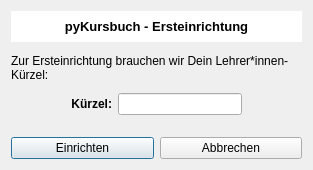
<?xml version="1.0" encoding="UTF-8"?>
<ui version="4.0">
 <class>Ersteinrichtung</class>
 <widget class="QWidget" name="Ersteinrichtung">
  <property name="windowModality">
   <enum>Qt::ApplicationModal</enum>
  </property>
  <property name="geometry">
   <rect>
    <x>0</x>
    <y>0</y>
    <width>313</width>
    <height>170</height>
   </rect>
  </property>
  <property name="windowTitle">
   <string>Ersteinrichtung</string>
  </property>
  <property name="windowIcon">
   <iconset>
    <normaloff>kursbuch.ico</normaloff>kursbuch.ico</iconset>
  </property>
  <layout class="QGridLayout" name="gridLayout_2">
   <item row="3" column="0">
    <layout class="QHBoxLayout" name="horizontalLayout">
     <property name="topMargin">
      <number>10</number>
     </property>
     <item>
      <widget class="QPushButton" name="pushButtonEinrichten">
       <property name="text">
        <string>Einrichten</string>
       </property>
       <property name="default">
        <bool>true</bool>
       </property>
      </widget>
     </item>
     <item>
      <widget class="QPushButton" name="pushButtonAbbrechen">
       <property name="text">
        <string>Abbrechen</string>
       </property>
      </widget>
     </item>
    </layout>
   </item>
   <item row="2" column="0">
    <layout class="QHBoxLayout" name="horizontalLayout_2">
     <property name="leftMargin">
      <number>60</number>
     </property>
     <property name="rightMargin">
      <number>60</number>
     </property>
     <property name="bottomMargin">
      <number>6</number>
     </property>
     <item>
      <widget class="QLabel" name="label_3">
       <property name="font">
        <font>
         <weight>75</weight>
         <bold>true</bold>
        </font>
       </property>
       <property name="text">
        <string>Kürzel:</string>
       </property>
       <property name="alignment">
        <set>Qt::AlignRight|Qt::AlignTrailing|Qt::AlignVCenter</set>
       </property>
      </widget>
     </item>
     <item>
      <widget class="QLineEdit" name="lineEditKrzl"/>
     </item>
    </layout>
   </item>
   <item row="1" column="0">
    <widget class="QLabel" name="label_2">
     <property name="font">
      <font>
       <italic>false</italic>
      </font>
     </property>
     <property name="text">
      <string>Zur Ersteinrichtung brauchen wir Dein Lehrer*innen-Kürzel:</string>
     </property>
     <property name="wordWrap">
      <bool>true</bool>
     </property>
    </widget>
   </item>
   <item row="0" column="0">
    <widget class="QLabel" name="label">
     <property name="maximumSize">
      <size>
       <width>16777215</width>
       <height>31</height>
      </size>
     </property>
     <property name="font">
      <font>
       <pointsize>10</pointsize>
       <weight>75</weight>
       <bold>true</bold>
      </font>
     </property>
     <property name="styleSheet">
      <string notr="true">background-color: rgb(255, 255, 255);</string>
     </property>
     <property name="text">
      <string>pyKursbuch - Ersteinrichtung</string>
     </property>
     <property name="alignment">
      <set>Qt::AlignCenter</set>
     </property>
     <property name="wordWrap">
      <bool>true</bool>
     </property>
    </widget>
   </item>
  </layout>
 </widget>
 <tabstops>
  <tabstop>lineEditKrzl</tabstop>
  <tabstop>pushButtonEinrichten</tabstop>
  <tabstop>pushButtonAbbrechen</tabstop>
 </tabstops>
 <resources/>
 <connections/>
</ui>
